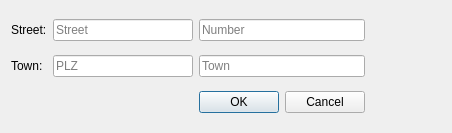
<?xml version="1.0" encoding="UTF-8"?>
<ui version="4.0">
 <class>PlaceInformationDialog</class>
 <widget class="QDialog" name="PlaceInformationDialog">
  <property name="geometry">
   <rect>
    <x>0</x>
    <y>0</y>
    <width>452</width>
    <height>133</height>
   </rect>
  </property>
  <property name="windowTitle">
   <string>Dialog</string>
  </property>
  <layout class="QGridLayout" name="gridLayout">
   <item row="0" column="0">
    <widget class="QLabel" name="label">
     <property name="text">
      <string>Street:</string>
     </property>
    </widget>
   </item>
   <item row="0" column="1">
    <widget class="QLineEdit" name="lineEditStreet">
     <property name="placeholderText">
      <string>Street</string>
     </property>
    </widget>
   </item>
   <item row="2" column="2">
    <widget class="QDialogButtonBox" name="buttonBox">
     <property name="orientation">
      <enum>Qt::Horizontal</enum>
     </property>
     <property name="standardButtons">
      <set>QDialogButtonBox::Cancel|QDialogButtonBox::Ok</set>
     </property>
    </widget>
   </item>
   <item row="0" column="2">
    <widget class="QLineEdit" name="lineEditNumber">
     <property name="placeholderText">
      <string>Number</string>
     </property>
    </widget>
   </item>
   <item row="1" column="0">
    <widget class="QLabel" name="label_2">
     <property name="text">
      <string>Town:</string>
     </property>
    </widget>
   </item>
   <item row="1" column="1">
    <widget class="QLineEdit" name="lineEditPLZ">
     <property name="placeholderText">
      <string>PLZ</string>
     </property>
    </widget>
   </item>
   <item row="1" column="2">
    <widget class="QLineEdit" name="lineEditTown">
     <property name="placeholderText">
      <string>Town</string>
     </property>
    </widget>
   </item>
   <item row="0" column="3" rowspan="2">
    <widget class="ImageWell" name="imageWellIcon">
     <property name="minimumSize">
      <size>
       <width>70</width>
       <height>0</height>
      </size>
     </property>
    </widget>
   </item>
  </layout>
 </widget>
 <customwidgets>
  <customwidget>
   <class>ImageWell</class>
   <extends>QFrame</extends>
   <header location="global">ui/widgets/imagewell.h</header>
   <container>1</container>
  </customwidget>
 </customwidgets>
 <resources/>
 <connections>
  <connection>
   <sender>buttonBox</sender>
   <signal>accepted()</signal>
   <receiver>PlaceInformationDialog</receiver>
   <slot>accept()</slot>
   <hints>
    <hint type="sourcelabel">
     <x>248</x>
     <y>254</y>
    </hint>
    <hint type="destinationlabel">
     <x>157</x>
     <y>274</y>
    </hint>
   </hints>
  </connection>
  <connection>
   <sender>buttonBox</sender>
   <signal>rejected()</signal>
   <receiver>PlaceInformationDialog</receiver>
   <slot>reject()</slot>
   <hints>
    <hint type="sourcelabel">
     <x>316</x>
     <y>260</y>
    </hint>
    <hint type="destinationlabel">
     <x>286</x>
     <y>274</y>
    </hint>
   </hints>
  </connection>
 </connections>
</ui>
